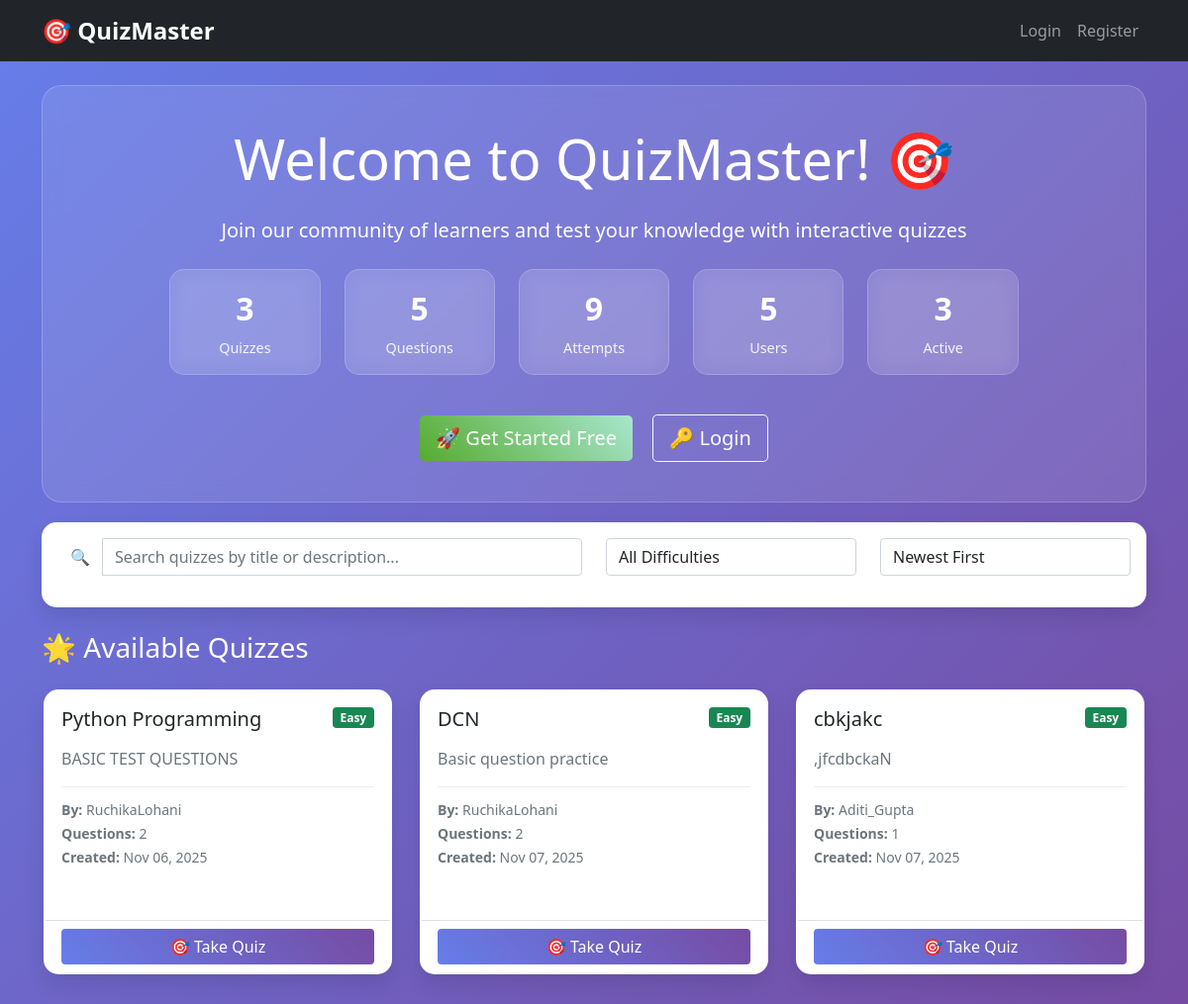
The page / on the database its author committed.
### quizapp/models.py (models this page shows, shortened)
class Quiz(models.Model):
    DIFFICULTY_CHOICES = [
        ('easy', 'Easy'),
        ('medium', 'Medium'),
        ('hard', 'Hard'),
    ]
    title = models.CharField(max_length=200)
    description = models.TextField()
    difficulty = models.CharField(
        max_length=10,
        choices=DIFFICULTY_CHOICES,
        default='easy'
    )
    number_of_questions = models.IntegerField(default=15)
    time_limit = models.IntegerField(default=10, help_text="Time limit in minutes")
    has_time_limit = models.BooleanField(default=False)
    created_at = models.DateTimeField(auto_now_add=True)
    updated_at = models.DateTimeField(auto_now=True)
    created_by = models.ForeignKey(User, on_delete=models.CASCADE)

### quizapp/views.py (the view)
# urls.py: path('', views.home, name='home'),
def home(request):
    quizzes = Quiz.objects.all()
    total_quizzes = Quiz.objects.count()
    total_questions = Question.objects.count()
    total_attempts = QuizAttempt.objects.count()
    total_users = User.objects.count()
    active_quizzes = Quiz.objects.filter(question__isnull=False).distinct().count()
    return render(request, 'home.html', {
        'quizzes': quizzes,
        'total_quizzes': total_quizzes,
        'total_questions': total_questions,
        'total_attempts': total_attempts,
        'total_users': total_users,
        'active_quizzes': active_quizzes,
    })

### templates/home.html (shortened to what this page needs)
{% extends 'base.html' %}
{% block content %}
<div class="hero-section text-center text-white">
    <h1 class="display-4 mb-4">Welcome to QuizMaster! 🎯</h1>
    <p class="lead mb-4">Join our community of learners and test your knowledge with interactive quizzes</p>
    <div class="row mb-4 justify-content-center">
        <div class="col-md-2 col-6 mb-3">
            <div class="stat-box">
                <div class="stat-number">{{ total_quizzes }}</div>
                <p>Quizzes</p>
            </div>
        </div>
        <div class="col-md-2 col-6 mb-3">
            <div class="stat-box">
                <div class="stat-number">{{ total_questions }}</div>
                <p>Questions</p>
            </div>
        </div>
        <div class="col-md-2 col-6 mb-3">
            <div class="stat-box">
                <div class="stat-number">{{ total_attempts }}</div>
                <p>Attempts</p>
            </div>
        </div>
        <div class="col-md-2 col-6 mb-3">
            <div class="stat-box">
                <div class="stat-number">{{ total_users }}</div>
                <p>Users</p>
            </div>
        </div>
        <div class="col-md-2 col-6 mb-3">
            <div class="stat-box">
                <div class="stat-number">{{ active_quizzes }}</div>
                <p>Active</p>
            </div>
        </div>
    </div>
    {% if not user.is_authenticated %}
        <div class="mt-4">
            <a href="{% url 'register' %}" class="btn btn-success btn-lg me-3">
                🚀 Get Started Free
            </a>
            <a href="{% url 'login' %}" class="btn btn-outline-light btn-lg">
                🔑 Login
            </a>
        </div>
    {% endif %}
</div>
<div class="card mb-4">
    <div class="card-body">
        <div class="row">
            <div class="col-md-6 mb-3">
                <div class="input-group">
                    <span class="input-group-text">🔍</span>
                    <input type="text" id="quizSearch" class="form-control" placeholder="Search quizzes by title or description...">
                </div>
            </div>
            <div class="col-md-3 mb-3">
                <select id="difficultyFilter" class="form-control">
                    <option value="">All Difficulties</option>
                </select>
            </div>
            <div class="col-md-3 mb-3">
                <select id="sortFilter" class="form-control">
                    <option value="newest">Newest First</option>
                </select>
            </div>
        </div>
    </div>
</div>
<div class="row mb-4">
    <div class="col-12">
        <h3 class="text-white mb-4">🌟 Available Quizzes</h3>
        <div class="row" id="quizGrid">
            {% for quiz in quizzes %}
            <div class="col-lg-4 col-md-6 mb-4 quiz-card">
                <div class="card h-100">
                    <div class="card-body">
                        <div class="d-flex justify-content-between align-items-start mb-2">
                            <h5 class="card-title">{{ quiz.title }}</h5>
                            {% if quiz.difficulty %}
                            <span class="badge bg-{% if quiz.difficulty == 'easy' %}success{% elif quiz.difficulty == 'medium' %}warning{% else %}danger{% endif %}">
                                {{ quiz.difficulty|title }}
                            </span>
                            {% endif %}
                        </div>
                        <p class="card-text text-muted">{{ quiz.description|truncatewords:20 }}</p>
                        <div class="quiz-meta mb-3">
                            <small class="text-muted">
                                <strong>By:</strong> {{ quiz.created_by.username }}<br>
                                <strong>Questions:</strong> {{ quiz.question_set.count }}<br>
                                <strong>Created:</strong> {{ quiz.created_at|date:"M d, Y" }}
                            </small>
                        </div>
                    </div>
                    <div class="card-footer bg-transparent">
                        <a href="{% url 'take_quiz' quiz.id %}" class="btn btn-primary w-100">
                            🎯 Take Quiz
                        </a>
                    </div>
                </div>
            </div>
            {% endfor %}
        </div>
    </div>
</div>
{% endblock %}

### templates/base.html (style rules this page uses)
body { background: linear-gradient(135deg, #667eea 0%, #764ba2 100%); min-height: 100vh; }
.card { border: none; border-radius: 15px; box-shadow: 0 10px 20px rgba(0,0,0,0.1); margin-bottom: 20px; }
.btn-primary { background: linear-gradient(45deg, #667eea, #764ba2); border: none; }
.btn-success { background: linear-gradient(45deg, #56ab2f, #a8e6cf); border: none; }
.hero-section { background: rgba(255,255,255,0.1); backdrop-filter: blur(10px); border-radius: 20px; padding: 40px; margin: 20px 0; }
.stat-box { background: rgba(255,255,255,0.2); padding: 15px; border-radius: 10px; backdrop-filter: blur(10px); }
.stat-box p { margin: 5px 0 0 0; opacity: 0.9; }
.quiz-card { transition: all 0.3s ease; border: 2px solid transparent; }

### templates/home.html (style rules this page uses)
.stat-box { background: rgba(255,255,255,0.1); padding: 15px; border-radius: 15px; backdrop-filter: blur(10px); border: 1px solid rgba(255,255,255,0.2); transition: transform 0.3s ease; }
.stat-number { font-size: 2rem; font-weight: bold; margin: 0; }
.stat-box p { margin: 5px 0 0 0; opacity: 0.9; font-size: 0.9rem; }
.quiz-card .card { transition: all 0.3s ease; border: 2px solid transparent; }
.quiz-meta { border-top: 1px solid #eee; padding-top: 10px; }
.hero-section { background: rgba(255,255,255,0.1); backdrop-filter: blur(10px); border-radius: 20px; padding: 40px; margin: 20px 0; border: 1px solid rgba(255,255,255,0.2); }
.input-group-text { background: rgba(255,255,255,0.1); border: 1px solid rgba(255,255,255,0.2); color: white; }

### rows shown on the page
Quiz: title "Python Programming", difficulty "Easy", description "BASIC TEST QUESTIONS", created_by.username "RuchikaLohani", question_set.count "2", created_at "Nov 06, 2025"
Quiz: title "DCN", difficulty "Easy", description "Basic question practice", created_by.username "RuchikaLohani", question_set.count "2", created_at "Nov 07, 2025"
Quiz: title "cbkjakc", difficulty "Easy", description ",jfcdbckaN", created_by.username "Aditi_Gupta", question_set.count "1", created_at "Nov 07, 2025"

### other values the page prints
{{ total_quizzes }} "3"
{{ total_questions }} "5"
{{ total_attempts }} "9"
{{ total_users }} "5"
{{ active_quizzes }} "3"
